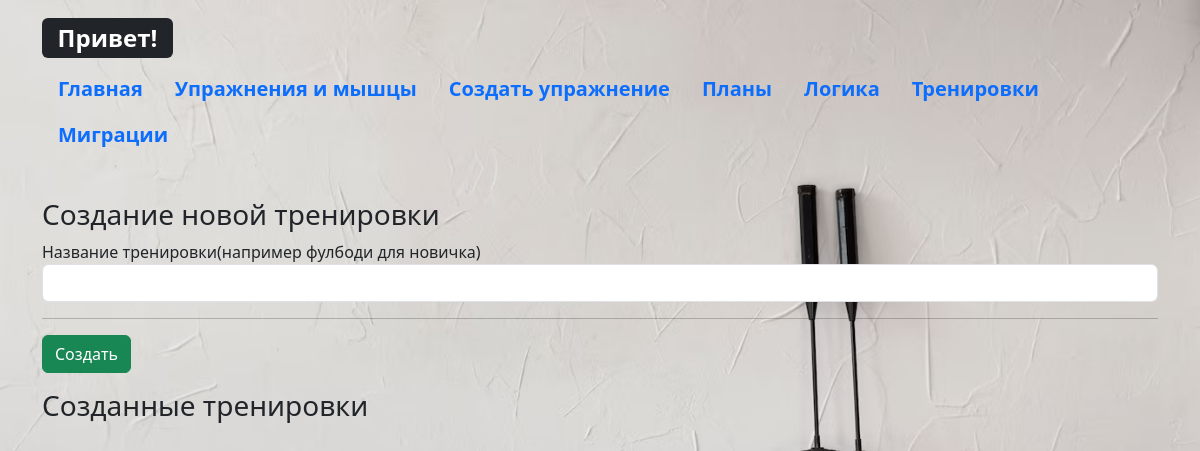
The app's page /new_train, older data.
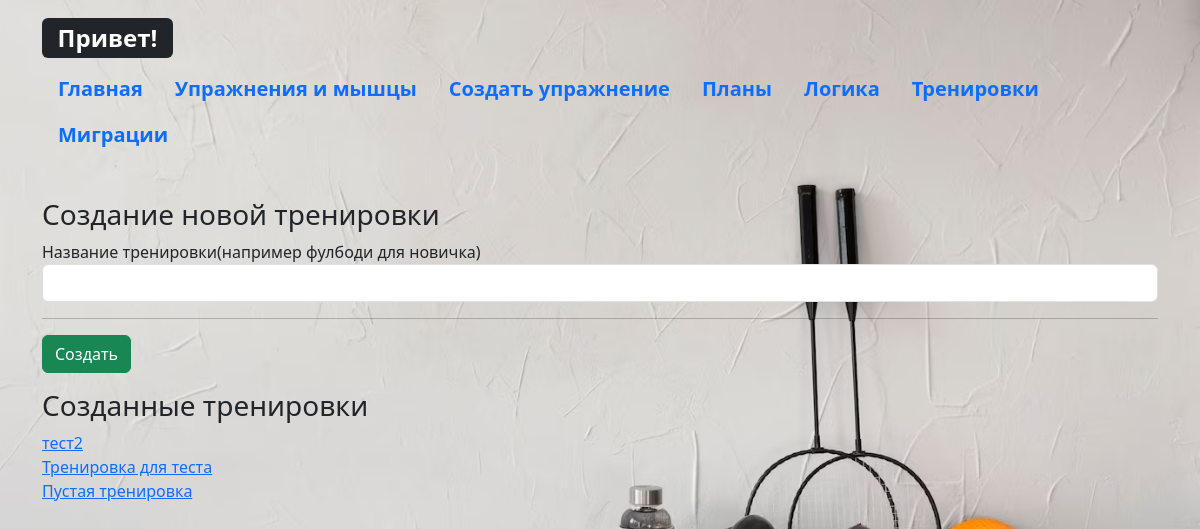
The same page, newer data.
### _models.py (models this page shows, shortened)
class Training(db.Model):
    __tablename__ = 'trainings'
    training_id = db.Column(db.Integer, primary_key=True)
    name = db.Column(db.String(50), nullable=False)
    complete = db.Column(db.Boolean, default=False)
    date = db.Column(db.DateTime, nullable=False, default=datetime.utcnow())
    exercises = relationship('Exercise', secondary='training_exercises', overlaps="trainings")

### main.py (the view)
@app.route("/new_train", methods=['POST', 'GET'])
def new_train():
    config_filters = config.FILTER_LIST
    te_info_list = []
    if request.method == 'POST':
        train_name = request.form.get('train_name')
        train = Training.query.filter_by(name=train_name).first()
        if train:
            te_info_list = get_training_connections(train_name)
        else:
            train = Training(
                name=train_name
            )
            db.session.add(train)
            try:
                db.session.commit()
            except Exception as e:
                return(f'Не удалось сохранить тренировку {train_name} в базу: {e}')
        return render_template('edit_train.html', train=train, te_info_list=te_info_list, config_filters=config_filters)
    else:
        train_name = session.get('train_name','')
    trains_list = Training.query.all()
    return render_template('new_train.html', trains_list=trains_list)

### templates/new_train.html (shortened to what this page needs)
{% extends 'base.html' %}
{% block body %}
<h3>Создание новой тренировки</h3>
                <form method="post">
                    Название тренировки(например фулбоди для новичка) <br>
                    <input type="text" name="train_name" id="train_name" class="form-control mb-2" required value="{{train_name}}">
                    <hr>
                    <input type="submit" class="btn btn-success" value="Создать">
                </form>
<div class="row mb-3 mt-3">
    <h3>Созданные тренировки</h3>
    {% for train in trains_list %}
    <div class="col-6">
        <a href="/edit_train/{{train.training_id}}">{{train.name}}</a>
    </div>
    <div class="col-6">
    </div>
    {% endfor %}
</div>
{% endblock %}

### templates/base.html (shortened to what this page needs)
<!doctype html>
<html lang="ru">
<head>
    <link rel="stylesheet" href="{{ url_for('static', filename='css/bootstrap.min.css' )}}">
    <link rel="stylesheet" href="{{ url_for('static', filename='css/main.css' )}}">
</head>
<body>
    <div class="container">
        <header class="d-flex flex-wrap justify-content-center py-3 mb-4 fs-5 fw-semibold" >
            <a href="/" class="d-flex align-items-center mb-3 mb-md-0 me-md-auto link-body-emphasis text-decoration-none">
                <h2><span class="badge text-bg-dark">Привет!</span></h2>
            </a>
            <ul class="nav nav-pills">
                <li class="nav-item"><a href="/" class="nav-link">Главная</a></li>
                <li class="nav-item"><a href="/list" class="nav-link">Упражнения и мышцы</a></li>
                <li class="nav-item"><a href="/create_exercises" class="nav-link">Создать упражнение</a></li>
                <li class="nav-item"><a href="/plan_create" class="nav-link">Планы</a></li>
                <li class="nav-item"><a href="/logic" class="nav-link">Логика</a></li>
                <li class="nav-item"><a href="/new_train" class="nav-link">Тренировки</a></li>
                <li class="nav-item"><a href="/migration" class="nav-link">Миграции</a></li>
            </ul>
        </header>
    </div>
    <div class="container">
        {% block body %}{% endblock %}
    </div>
</body>
</html>

### static/css/main.css (style rules this page uses)
body { background-image: url('../imgs/background.jpg'); background-size: cover; background-repeat: no-repeat; background-attachment: fixed; }

Row changes from the older to the newer data that the page shows:
added Training: name "тест2"
added Training: name "Тренировка для теста"
added Training: name "Пустая тренировка"
